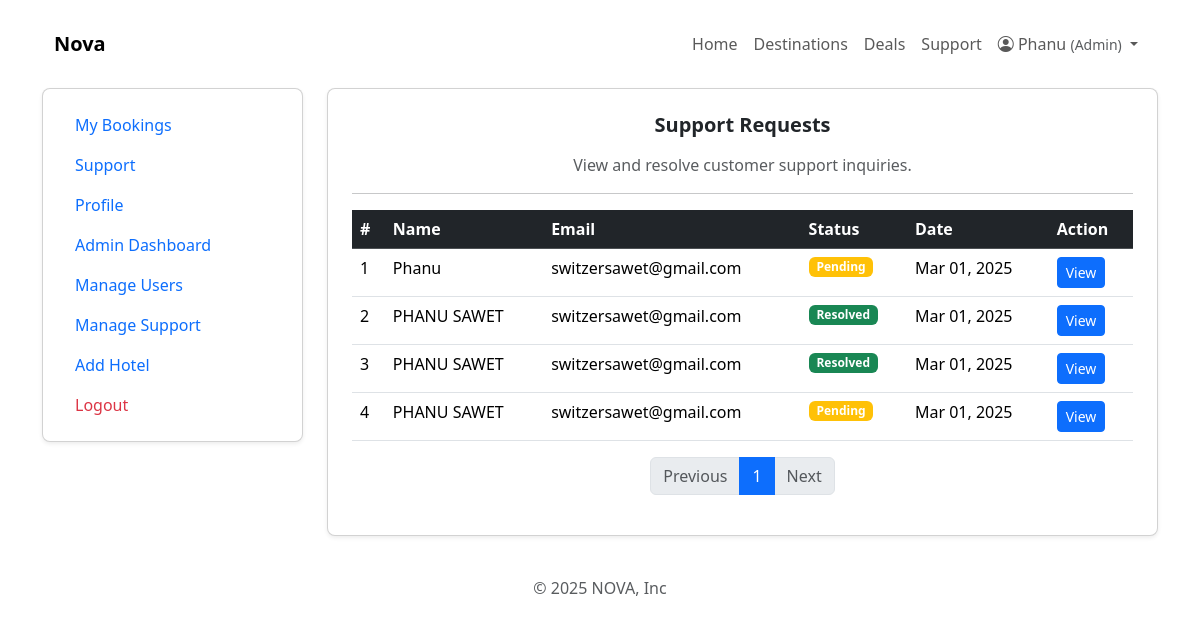
The page /admin/manage-support.php (signed in) on the database its author committed.
### tables this page shows
CREATE TABLE `support_requests` (
  `id` int(11) NOT NULL,
  `user_id` int(11) DEFAULT NULL,
  `name` varchar(255) NOT NULL,
  `email` varchar(255) NOT NULL,
  `message` text NOT NULL,
  `status` enum('pending','resolved') DEFAULT 'pending',
  `created_at` timestamp NOT NULL DEFAULT current_timestamp()
);

### admin/manage-support.php (the view, shortened to what this page needs)
<?php
require_once("../partials/header.php");
require_once("../partials/nav.php");
require_once("../config/db.php");
$limit = 15;
$page = isset($_GET['page']) ? max(1, intval($_GET['page'])) : 1;
$offset = ($page - 1) * $limit;
try {
    $totalStmt = $pdo->query("SELECT COUNT(*) FROM support_requests");
    $totalRows = $totalStmt->fetchColumn();
    $totalPages = ceil($totalRows / $limit);
    $stmt = $pdo->prepare("SELECT * FROM support_requests ORDER BY created_at DESC LIMIT ? OFFSET ?");
    $stmt->bindParam(1, $limit, PDO::PARAM_INT);
    $stmt->bindParam(2, $offset, PDO::PARAM_INT);
    $stmt->execute();
    $supportRequests = $stmt->fetchAll(PDO::FETCH_ASSOC);
} catch (PDOException $e) {
    die("<div class='alert alert-danger'>Error fetching support requests: " . $e->getMessage() . "</div>");
}
?>
<main>
        <div class="row">
            <?php require_once("../partials/sidebar.php"); ?>
            <div class="col-md-8 col-lg-9">
                <div class="card shadow-sm rounded-3">
                    <div class="card-body p-4">
                        <h5 class="fw-bold text-center mb-3">Support Requests</h5>
                        <p class="text-muted text-center">View and resolve customer support inquiries.</p>
                        <hr class="my-3">
                        <?php if (empty($supportRequests)): ?>
                            <div class="alert alert-warning text-center">No support requests found.</div>
                        <?php else: ?>
                        <table class="table table-hover">
                            <thead class="table-dark">
                                <tr>
                                    <th>#</th>
                                    <th>Name</th>
                                    <th>Email</th>
                                    <th>Status</th>
                                    <th>Date</th>
                                    <th>Action</th>
                                </tr>
                            </thead>
                            <tbody>
                                <?php foreach ($supportRequests as $index => $request) : ?>
                                    <tr>
                                        <td><?= $offset + $index + 1; ?></td>
                                        <td><?= htmlspecialchars($request['name']); ?></td>
                                        <td><?= htmlspecialchars($request['email']); ?></td>
                                        <td>
                                            <span class="badge bg-<?= $request['status'] === 'resolved' ? 'success' : 'warning'; ?>">
                                                <?= ucfirst($request['status']); ?>
                                            </span>
                                        </td>
                                        <td><?= date("M d, Y", strtotime($request['created_at'])); ?></td>
                                        <td>
                                            <button class="btn btn-primary btn-sm" data-bs-toggle="modal" data-bs-target="#supportModal<?= $request['id']; ?>">
                                                View
                                            </button>
                                        </td>
                                    </tr>
                                <?php endforeach; ?>
                            </tbody>
                        </table>
                        <nav>
                            <ul class="pagination justify-content-center">
                                <li class="page-item <?= ($page <= 1) ? 'disabled' : ''; ?>">
                                    <a class="page-link" href="?page=<?= $page - 1; ?>">Previous</a>
                                </li>
                                <?php for ($i = 1; $i <= $totalPages; $i++) : ?>
                                    <li class="page-item <?= ($i == $page) ? 'active' : ''; ?>">
                                        <a class="page-link" href="?page=<?= $i; ?>"><?= $i; ?></a>
                                    </li>
                                <?php endfor; ?>
                                <li class="page-item <?= ($page >= $totalPages) ? 'disabled' : ''; ?>">
                                    <a class="page-link" href="?page=<?= $page + 1; ?>">Next</a>
                                </li>
                            </ul>
                        </nav>
                        <?php endif; ?>
                    </div>
                </div>
            </div>
        </div>
</main>
<?php require_once("../partials/footer.php"); ?>

### rows shown on the page
support_requests: index "1", name "Phanu", email "switzersawet@gmail.com", status "Pending", created_at "Mar 01, 2025"
support_requests: index "2", name "PHANU SAWET", email "switzersawet@gmail.com", status "Resolved", created_at "Mar 01, 2025"
support_requests: index "3", name "PHANU SAWET", email "switzersawet@gmail.com", status "Resolved", created_at "Mar 01, 2025"
support_requests: index "4", name "PHANU SAWET", email "switzersawet@gmail.com", status "Pending", created_at "Mar 01, 2025"

### other values the page prints
$_SESSION['user_name'] "Phanu"
$_SESSION['user_role'] "Admin"
